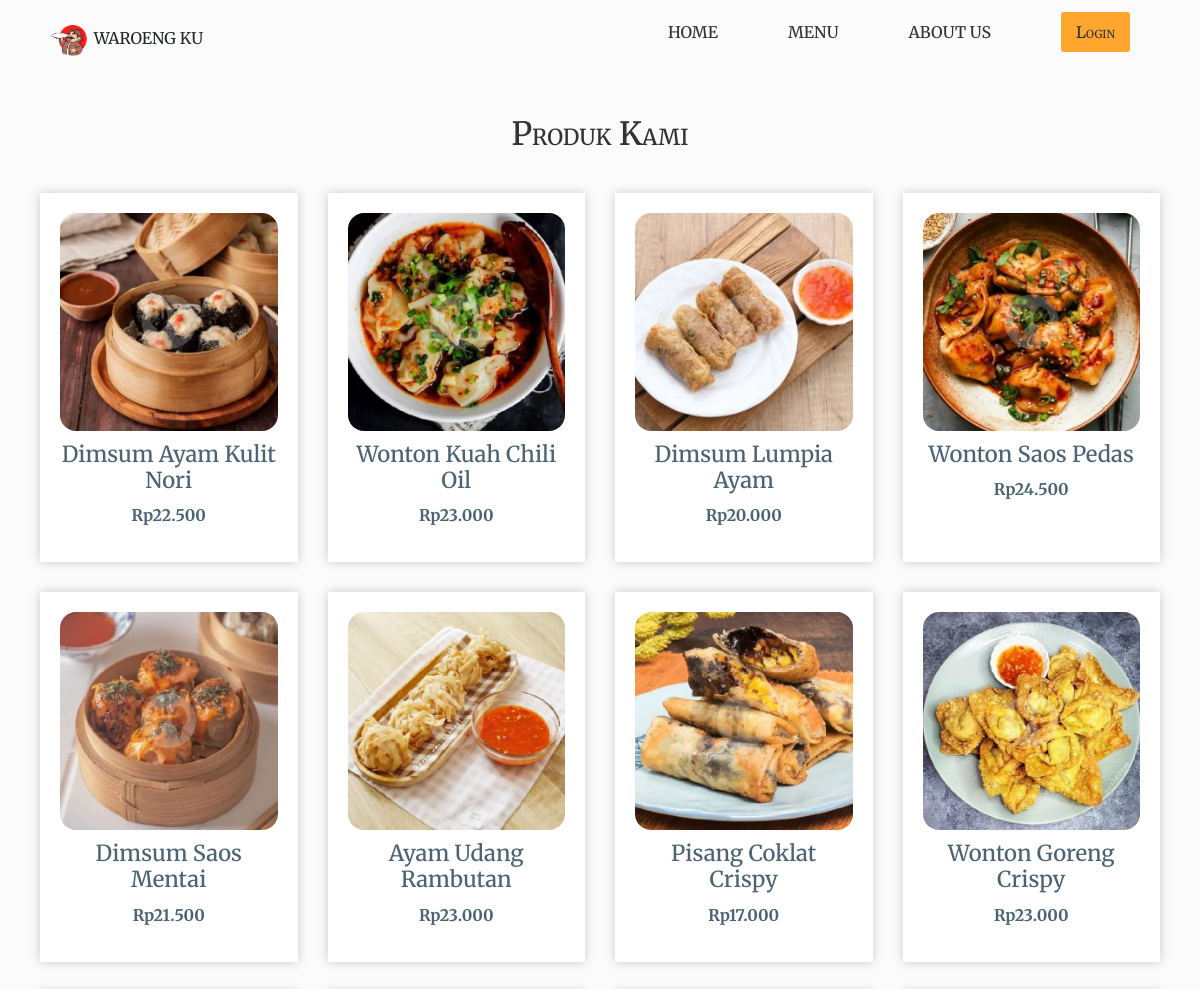
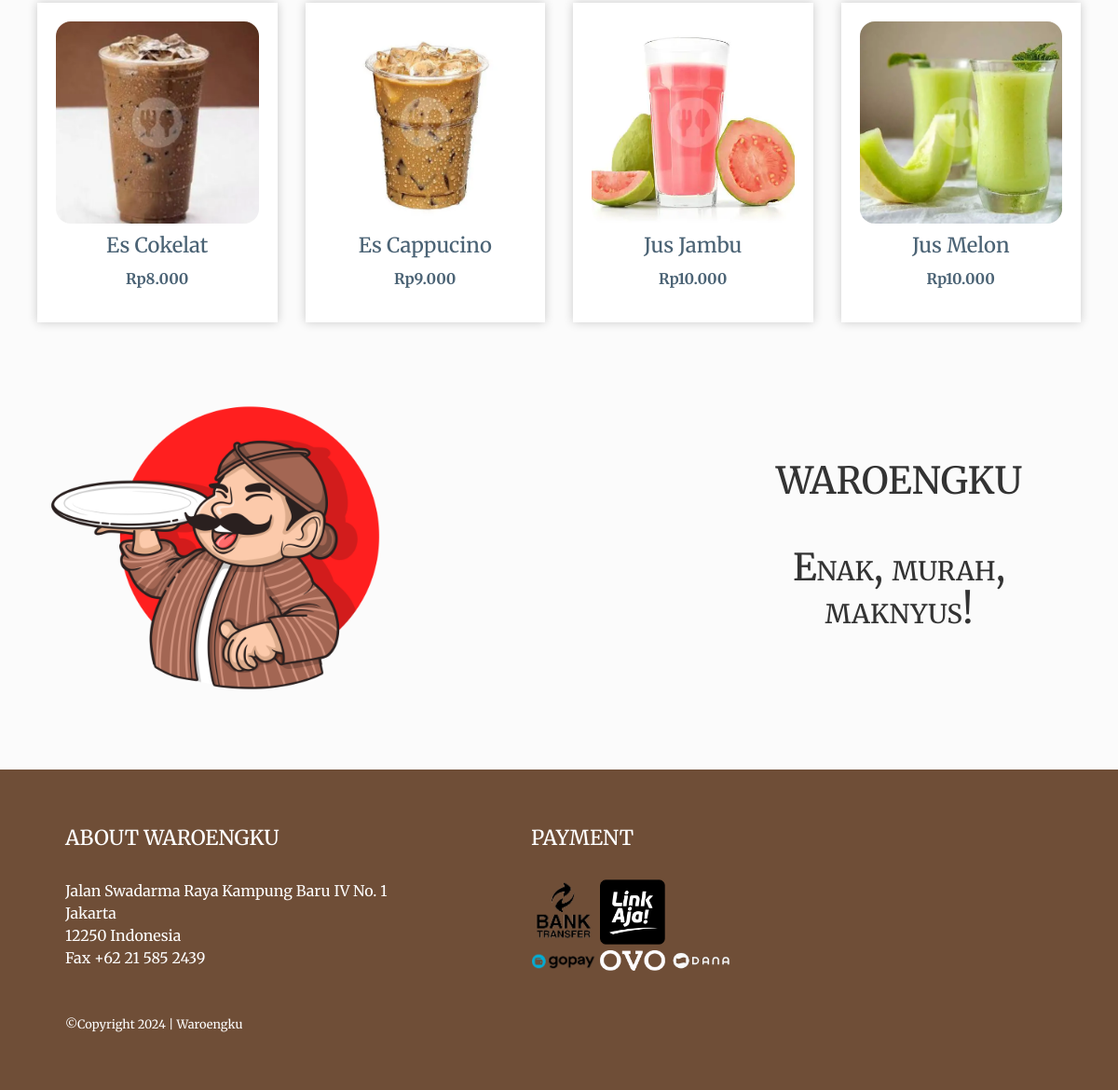
The page /shop.php on the database its author committed (2 pictures, top to bottom).
### tables this page shows
CREATE TABLE `katalog` (
  `id` int NOT NULL,
  `katalog` varchar(255) NOT NULL,
  `harga` int NOT NULL,
  `gambar` varchar(255) NOT NULL
);

### shop.php (the view, shortened to what this page needs)
<!DOCTYPE html>
<html>
<head>
	<link rel="stylesheet" href="https://cdnjs.cloudflare.com/ajax/libs/font-awesome/5.15.4/css/all.min.css">
	<link rel="stylesheet" href="https://maxcdn.bootstrapcdn.com/bootstrap/4.0.0/css/bootstrap.min.css">
  	<link rel="stylesheet" type="text/css" href="style.css">
</head>
<body>
	<div class="nav-container">
		<div class="wrapper">
			<nav>
				<div class="logo">
					<img style="width: 40px;" src="images/logo.png">
					<span>WAROENG KU</span>
				</div>
				<ul class="menubar">
					<li>
						<a href="index.html">HOME</a>
					</li>
					<li>
						<a href="shop.php">MENU</a>
					</li>
					<li>
						<a href="#abtus">ABOUT US</a>
					</li>
					<li>
						<a href="login.php" target='_blank' id="btn-register">Login</a>
					</li>
				</ul>
			</nav>
		</div>
	</div>
	<header><center><h1>Produk Kami</h1></center></header>
		<div class="product-grid" id="produk">
		    <?php
		    require_once('config.php');
		    $sql = "SELECT * FROM katalog";
		    $result = $conn->query($sql);
		    if ($result->num_rows > 0) {
		        while($row = $result->fetch_assoc()) {
		    ?>
		            <div class="product-item">
		                <img src="images/<?= $row['gambar'] ?>" alt="Gambar <?= $row['katalog']?>">
		                <h3><?= $row['katalog'] ?></h3>
		                <p><b>Rp<?= number_format($row['harga'], 0, ',', '.') ?></b></p>
		            </div>
		    <?php
		        }
		    } else {
		        echo "0 results";
		    }
		    ?>
		</div>
		<div class="thumbnail">
			<img src="images/logo.png" alt="Produk Mardah">
			<h1 style="text-align: center;">WAROENGKU <br><br> Enak, murah, maknyus!</h1>
		</div>
		<footer>
			<div class="abt">
				<h2>ABOUT WAROENGKU</h2><br>
				<p>Jalan Swadarma Raya Kampung Baru IV No. 1 Jakarta</p>
				<p>12250 Indonesia</p>
				<p>Fax +62 21 585 2439</p>
			</div>
				<div class="payment">
					<h2>PAYMENT</h2><br>
					<img src="images/bank.png">
					<img src="images/linkaja.png"><br>
					<img src="images/gopay.png">
					<img src="images/ovo.png">
					<img src="images/dana.png">
				</div>
				<div class="coprig">
					<small>&copy;Copyright 2024 | Waroengku</small>
				</div>
		</footer>
</body>
</html>

### style.css (style rules this page uses)
* { box-sizing: border-box; margin: 0; }
body { scroll-behavior: smooth; font-family: "Merriweather", serif; background: #fbfbfb; overflow-x:hidden; }
.wrapper { margin: 0 auto; }
nav { display: flex; align-items: center; justify-content: space-between; padding: 20px 0; }
nav ul { display: flex; }
.logo { padding-left: 50px; }
.menubar li { list-style: none; margin-right: 70px; transition: transform .3s ease; }
.menubar li a { color: #333333; font-style: normal; font-weight: 500; font-size: 16px; line-height: 20px; font-variant: small-caps; font-feature-settings: 'liga' off; text-decoration: none; }
#btn-register { padding: 10px 15px; width: 93px; height: 40px; left: calc(50% - 93px/2 + 533.5px); top: calc(50% - 40px/2 - 1966px); border-radius: 3px; background-color: #FFA62F; }
header h1,h1 { font-style: normal; font-weight: 500; font-size: 2rem; line-height: 116%; font-variant: small-caps; color: #333333; margin-top: 3%; }
h2 { font-size: 22px; color: white; }
.product-grid { display: grid; grid-template-columns: repeat(auto-fit, minmax(250px,1fr)); grid-gap: 30px; margin: 40px; }
.product-item { background-color: #ffffff; box-shadow: 0 0 10px rgba(0, 0, 0, 0.2); padding: 20px; text-align: center; color: #4b6375; }
.product-item img { width: 100%; height: auto; transition: transform .5s ease; margin-bottom: 10px; border-radius: 1rem; }
.product-item h3 { font-size: 22px; margin-top: 0; }
.product-item p { margin-top: 10px; margin-bottom: 15px; }
.thumbnail { display: grid; grid-template-columns: 700px 1fr; grid-gap: 30px; margin: 40px; }
.thumbnail img { width: auto; height: 400px; align-items: center; }
footer { display: grid; grid-template-columns: 400px 1fr 1fr; grid-template-rows: 50px; grid-gap: 100px; padding: 60px 70px; background-color:#6F4E37; color: #FEFEFE; }
footer p { margin-bottom: 0; }
footer img { display: inline-grid; }
.payment img { width: 70px; height: auto; }
.coprig { grid-column: 1/4; grid-row: 2; margin-top: 50px; }
.thumbnail h1 { margin: auto; font-size: 40px; }

### rows shown on the page
katalog: gambar (picture), katalog "Dimsum Ayam Kulit Nori", harga "22.500"
katalog: gambar (picture), katalog "Wonton Kuah Chili Oil", harga "23.000"
katalog: gambar (picture), katalog "Dimsum Lumpia Ayam", harga "20.000"
katalog: gambar (picture), katalog "Wonton Saos Pedas", harga "24.500"
katalog: gambar (picture), katalog "Dimsum Saos Mentai", harga "21.500"
katalog: gambar (picture), katalog "Ayam Udang Rambutan", harga "23.000"
katalog: gambar (picture), katalog "Pisang Coklat Crispy", harga "17.000"
katalog: gambar (picture), katalog "Wonton Goreng Crispy", harga "23.000"
katalog: gambar (picture), katalog "Es Cokelat", harga "8.000"
katalog: gambar (picture), katalog "Es Cappucino", harga "9.000"
katalog: gambar (picture), katalog "Jus Jambu", harga "10.000"
katalog: gambar (picture), katalog "Jus Melon", harga "10.000"
